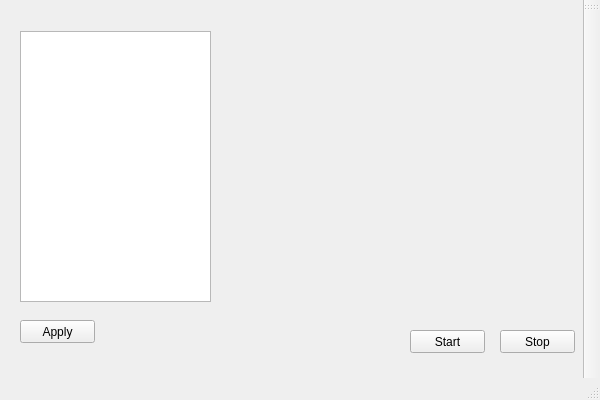
<?xml version="1.0" encoding="UTF-8"?>
<ui version="4.0">
 <class>GraphicalIntelligenceClass</class>
 <widget class="QMainWindow" name="GraphicalIntelligenceClass">
  <property name="geometry">
   <rect>
    <x>0</x>
    <y>0</y>
    <width>600</width>
    <height>400</height>
   </rect>
  </property>
  <property name="windowTitle">
   <string>GraphicalIntelligence</string>
  </property>
  <widget class="QWidget" name="centralWidget">
   <widget class="QListView" name="listView">
    <property name="geometry">
     <rect>
      <x>20</x>
      <y>31</y>
      <width>191</width>
      <height>271</height>
     </rect>
    </property>
   </widget>
   <widget class="QPushButton" name="pushButton">
    <property name="geometry">
     <rect>
      <x>20</x>
      <y>320</y>
      <width>75</width>
      <height>23</height>
     </rect>
    </property>
    <property name="text">
     <string>Apply</string>
    </property>
   </widget>
   <widget class="QPushButton" name="pushButton_2">
    <property name="geometry">
     <rect>
      <x>410</x>
      <y>330</y>
      <width>75</width>
      <height>23</height>
     </rect>
    </property>
    <property name="text">
     <string>Start</string>
    </property>
   </widget>
   <widget class="QPushButton" name="pushButton_3">
    <property name="geometry">
     <rect>
      <x>500</x>
      <y>330</y>
      <width>75</width>
      <height>23</height>
     </rect>
    </property>
    <property name="text">
     <string>Stop</string>
    </property>
   </widget>
  </widget>
  <widget class="QMenuBar" name="menuBar">
   <property name="geometry">
    <rect>
     <x>0</x>
     <y>0</y>
     <width>600</width>
     <height>21</height>
    </rect>
   </property>
  </widget>
  <widget class="QToolBar" name="mainToolBar">
   <attribute name="toolBarArea">
    <enum>RightToolBarArea</enum>
   </attribute>
   <attribute name="toolBarBreak">
    <bool>false</bool>
   </attribute>
  </widget>
  <widget class="QStatusBar" name="statusBar"/>
 </widget>
 <layoutdefault spacing="6" margin="11"/>
 <resources>
  <include location="GraphicalIntelligence.qrc"/>
 </resources>
 <connections/>
</ui>
